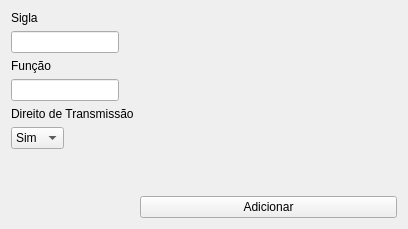
<?xml version="1.0" encoding="UTF-8"?>
<ui version="4.0">
 <class>Form</class>
 <widget class="QWidget" name="Form">
  <property name="geometry">
   <rect>
    <x>0</x>
    <y>0</y>
    <width>408</width>
    <height>229</height>
   </rect>
  </property>
  <property name="windowTitle">
   <string>Adicionar Tipo Credencial</string>
  </property>
  <layout class="QFormLayout" name="formLayout">
   <item row="0" column="0">
    <widget class="QLabel" name="label">
     <property name="text">
      <string>Sigla</string>
     </property>
    </widget>
   </item>
   <item row="1" column="0">
    <widget class="QLineEdit" name="qlinesigla">
     <property name="maxLength">
      <number>4</number>
     </property>
    </widget>
   </item>
   <item row="2" column="0">
    <widget class="QLabel" name="label_2">
     <property name="text">
      <string>Função</string>
     </property>
    </widget>
   </item>
   <item row="3" column="0">
    <widget class="QLineEdit" name="qlinefunc">
     <property name="maxLength">
      <number>30</number>
     </property>
    </widget>
   </item>
   <item row="4" column="0">
    <widget class="QLabel" name="label_3">
     <property name="text">
      <string>Direito de Transmissão</string>
     </property>
    </widget>
   </item>
   <item row="5" column="0">
    <widget class="QComboBox" name="qcombotrans">
     <property name="editable">
      <bool>false</bool>
     </property>
     <item>
      <property name="text">
       <string>Sim</string>
      </property>
     </item>
     <item>
      <property name="text">
       <string>Não</string>
      </property>
     </item>
    </widget>
   </item>
   <item row="6" column="1">
    <spacer name="verticalSpacer">
     <property name="orientation">
      <enum>Qt::Vertical</enum>
     </property>
     <property name="sizeHint" stdset="0">
      <size>
       <width>20</width>
       <height>80</height>
      </size>
     </property>
    </spacer>
   </item>
   <item row="7" column="1">
    <widget class="QPushButton" name="addbutton">
     <property name="text">
      <string>Adicionar</string>
     </property>
    </widget>
   </item>
  </layout>
 </widget>
 <resources/>
 <connections/>
</ui>
